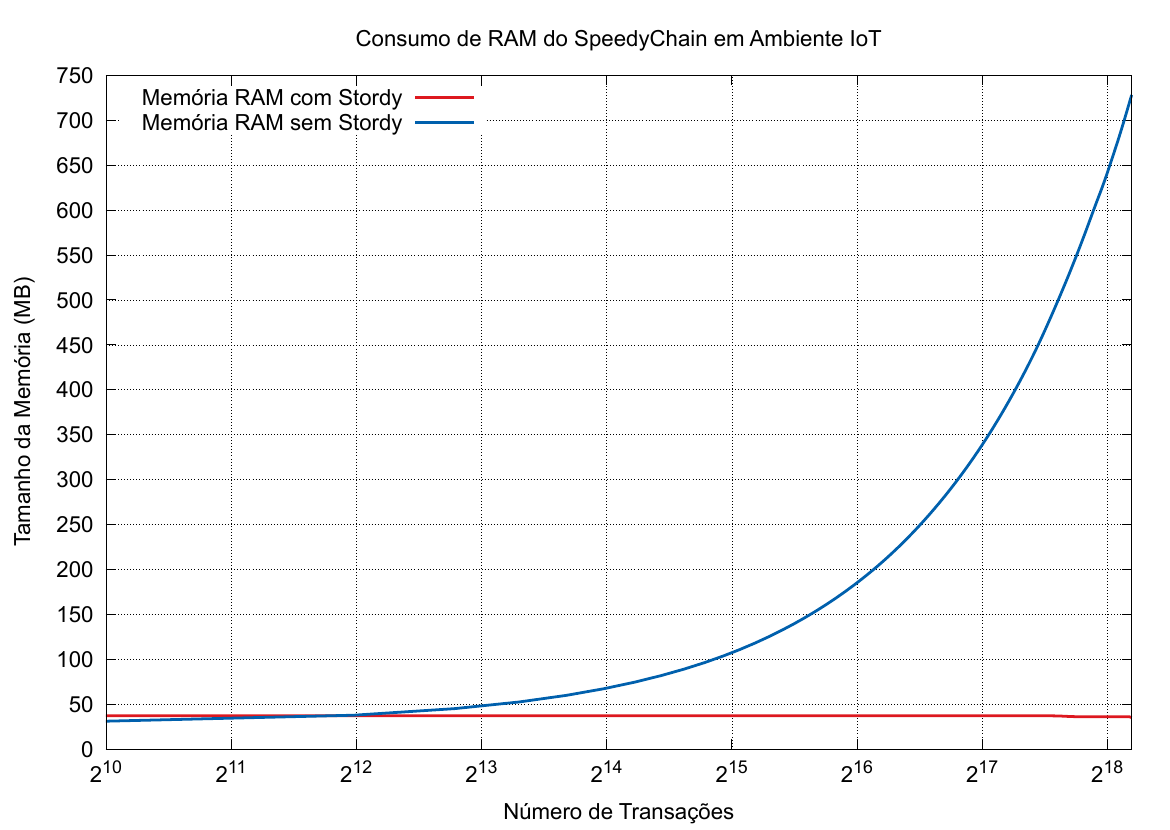

The script that saved this image:
set datafile separator whitespace

set title "Consumo de RAM do SpeedyChain em Ambiente IoT" font ",24"
set xlabel "Número de Transações" font ",24"
set ylabel "Tamanho da Memória (MB)" font ",24"

set key left top
set key font ",24"
set xrange [1024:300032]
set grid

set terminal pdfcairo size 11.7in,8.3in enhanced font "Arial,24"
set output "add-transaction-on-raspberry-ram.pdf"

set logscale x 2
set format x "2^{%L}"


set ytics 50

set style line 1 lc rgb '#dd181f' lt 1 lw 4 pt 7 ps 1.5
set style line 2 lc rgb '#0060ad' lt 1 lw 4 pt 5 ps 1.5

plot  "add-transaction-on-raspberry-with-stordy.txt" using 1:3 smooth bezier linestyle 1 title "Memória RAM com Stordy", \
      "add-transaction-on-raspberry-without-stordy.txt" using 1:3 smooth bezier linestyle 2 title "Memória RAM sem Stordy"
unset output
